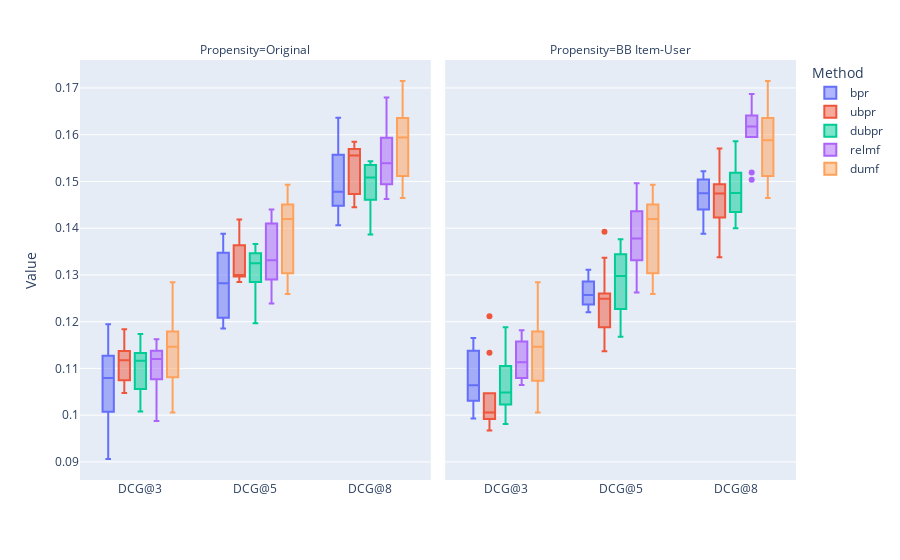

Notebook cell for this chart:
### Markdown cell above
### DCG@K

### Code cell
plot_metric(coat_df, 'coat', 'DCG', methods=methods, propensities=_propensities)

### Figure 1 — Plotly figure (JSON) as saved in the notebook; plotly's stock layout.template omitted (floating-point values rounded to 4 significant figures)
{"data": [{"alignmentgroup": "True", "hovertemplate": "Method=bpr<br>Propensity=Original<br>Metric@K=%{x}<br>Value=%{y}<extra></extra>", "legendgroup": "bpr", "marker": {"color": "#636efa"}, "name": "bpr", "notched": false, "offsetgroup": "bpr", "orientation": "v", "quartilemethod": "exclusive", "showlegend": true, "type": "box", "x": ["DCG@3", "DCG@3", "DCG@3", "DCG@3", "DCG@3", "DCG@3", "DCG@3", "DCG@3", "DCG@3", "DCG@3", "DCG@5", "DCG@5", "DCG@5", "DCG@5", "DCG@5", "DCG@5", "DCG@5", "DCG@5", "DCG@5", "DCG@5", "DCG@8", "DCG@8", "DCG@8", "DCG@8", "DCG@8", "DCG@8", "DCG@8", "DCG@8", "DCG@8", "DCG@8"], "x0": " ", "xaxis": "x", "y": [0.1088, 0.1194, 0.1003, 0.1127, 0.1157, 0.1007, 0.1071, 0.1089, 0.1032, 0.09062, 0.1323, 0.138, 0.1208, 0.1341, 0.1388, 0.1209, 0.1242, 0.1347, 0.1185, 0.1237, 0.1465, 0.1583, 0.148, 0.1557, 0.1636, 0.1476, 0.1448, 0.1503, 0.1436, 0.1406], "y0": " ", "yaxis": "y"}, {"alignmentgroup": "True", "hovertemplate": "Method=bpr<br>Propensity=BB Item-User<br>Metric@K=%{x}<br>Value=%{y}<extra></extra>", "legendgroup": "bpr", "marker": {"color": "#636efa"}, "name": "bpr", "notched": false, "offsetgroup": "bpr", "orientation": "v", "quartilemethod": "exclusive", "showlegend": false, "type": "box", "x": ["DCG@3", "DCG@3", "DCG@3", "DCG@3", "DCG@3", "DCG@3", "DCG@3", "DCG@3", "DCG@3", "DCG@3", "DCG@5", "DCG@5", "DCG@5", "DCG@5", "DCG@5", "DCG@5", "DCG@5", "DCG@5", "DCG@5", "DCG@5", "DCG@8", "DCG@8", "DCG@8", "DCG@8", "DCG@8", "DCG@8", "DCG@8", "DCG@8", "DCG@8", "DCG@8"], "x0": " ", "xaxis": "x2", "y": [0.1138, 0.104, 0.1162, 0.1083, 0.1011, 0.1031, 0.09931, 0.1046, 0.1099, 0.1165, 0.1243, 0.1237, 0.1292, 0.1244, 0.1234, 0.122, 0.127, 0.1286, 0.1285, 0.1311, 0.1443, 0.1476, 0.1504, 0.1477, 0.1388, 0.1403, 0.144, 0.1473, 0.1522, 0.1518], "y0": " ", "yaxis": "y2"}, {"alignmentgroup": "True", "hovertemplate": "Method=ubpr<br>Propensity=Original<br>Metric@K=%{x}<br>Value=%{y}<extra></extra>", "legendgroup": "ubpr", "marker": {"color": "#EF553B"}, "name": "ubpr", "notched": false, "offsetgroup": "ubpr", "orientation": "v", "quartilemethod": "exclusive", "showlegend": true, "type": "box", "x": ["DCG@3", "DCG@3", "DCG@3", "DCG@3", "DCG@3", "DCG@3", "DCG@3", "DCG@3", "DCG@3", "DCG@3", "DCG@5", "DCG@5", "DCG@5", "DCG@5", "DCG@5", "DCG@5", "DCG@5", "DCG@5", "DCG@5", "DCG@5", "DCG@8", "DCG@8", "DCG@8", "DCG@8", "DCG@8", "DCG@8", "DCG@8", "DCG@8", "DCG@8", "DCG@8"], "x0": " ", "xaxis": "x", "y": [0.1059, 0.1077, 0.1176, 0.1075, 0.113, 0.1184, 0.1048, 0.1107, 0.1128, 0.1137, 0.1285, 0.1399, 0.1364, 0.1297, 0.13, 0.1419, 0.1298, 0.1345, 0.13, 0.1291, 0.1466, 0.1557, 0.1558, 0.1585, 0.1554, 0.1569, 0.1473, 0.1581, 0.1486, 0.1445], "y0": " ", "yaxis": "y"}, {"alignmentgroup": "True", "hovertemplate": "Method=ubpr<br>Propensity=BB Item-User<br>Metric@K=%{x}<br>Value=%{y}<extra></extra>", "legendgroup": "ubpr", "marker": {"color": "#EF553B"}, "name": "ubpr", "notched": false, "offsetgroup": "ubpr", "orientation": "v", "quartilemethod": "exclusive", "showlegend": false, "type": "box", "x": ["DCG@3", "DCG@3", "DCG@3", "DCG@3", "DCG@3", "DCG@3", "DCG@3", "DCG@3", "DCG@3", "DCG@3", "DCG@5", "DCG@5", "DCG@5", "DCG@5", "DCG@5", "DCG@5", "DCG@5", "DCG@5", "DCG@5", "DCG@5", "DCG@8", "DCG@8", "DCG@8", "DCG@8", "DCG@8", "DCG@8", "DCG@8", "DCG@8", "DCG@8", "DCG@8"], "x0": " ", "xaxis": "x2", "y": [0.1022, 0.1047, 0.09669, 0.09917, 0.09893, 0.0994, 0.09971, 0.1014, 0.1211, 0.1133, 0.126, 0.1255, 0.1188, 0.1258, 0.118, 0.1137, 0.1193, 0.1242, 0.1393, 0.1337, 0.1486, 0.1489, 0.1428, 0.1463, 0.1383, 0.1338, 0.1423, 0.1494, 0.1571, 0.1538], "y0": " ", "yaxis": "y2"}, {"alignmentgroup": "True", "hovertemplate": "Method=dubpr<br>Propensity=Original<br>Metric@K=%{x}<br>Value=%{y}<extra></extra>", "legendgroup": "dubpr", "marker": {"color": "#00cc96"}, "name": "dubpr", "notched": false, "offsetgroup": "dubpr", "orientation": "v", "quartilemethod": "exclusive", "showlegend": true, "type": "box", "x": ["DCG@3", "DCG@3", "DCG@3", "DCG@3", "DCG@3", "DCG@3", "DCG@3", "DCG@3", "DCG@3", "DCG@3", "DCG@5", "DCG@5", "DCG@5", "DCG@5", "DCG@5", "DCG@5", "DCG@5", "DCG@5", "DCG@5", "DCG@5", "DCG@8", "DCG@8", "DCG@8", "DCG@8", "DCG@8", "DCG@8", "DCG@8", "DCG@8", "DCG@8", "DCG@8"], "x0": " ", "xaxis": "x", "y": [0.1008, 0.1113, 0.1174, 0.1121, 0.117, 0.1018, 0.1124, 0.1133, 0.1056, 0.1059, 0.1197, 0.131, 0.1363, 0.1346, 0.1366, 0.1227, 0.1345, 0.1333, 0.1317, 0.1285, 0.1387, 0.1461, 0.1535, 0.1526, 0.1525, 0.1428, 0.1543, 0.1538, 0.1467, 0.1492], "y0": " ", "yaxis": "y"}, {"alignmentgroup": "True", "hovertemplate": "Method=dubpr<br>Propensity=BB Item-User<br>Metric@K=%{x}<br>Value=%{y}<extra></extra>", "legendgroup": "dubpr", "marker": {"color": "#00cc96"}, "name": "dubpr", "notched": false, "offsetgroup": "dubpr", "orientation": "v", "quartilemethod": "exclusive", "showlegend": false, "type": "box", "x": ["DCG@3", "DCG@3", "DCG@3", "DCG@3", "DCG@3", "DCG@3", "DCG@3", "DCG@3", "DCG@3", "DCG@3", "DCG@5", "DCG@5", "DCG@5", "DCG@5", "DCG@5", "DCG@5", "DCG@5", "DCG@5", "DCG@5", "DCG@5", "DCG@8", "DCG@8", "DCG@8", "DCG@8", "DCG@8", "DCG@8", "DCG@8", "DCG@8", "DCG@8", "DCG@8"], "x0": " ", "xaxis": "x2", "y": [0.1039, 0.1105, 0.1041, 0.1162, 0.09813, 0.09951, 0.1188, 0.1055, 0.1023, 0.11, 0.1272, 0.1377, 0.1231, 0.1344, 0.1227, 0.1167, 0.1352, 0.1323, 0.1168, 0.1324, 0.1475, 0.1586, 0.1411, 0.1575, 0.14, 0.1456, 0.1476, 0.1498, 0.1435, 0.1519], "y0": " ", "yaxis": "y2"}, {"alignmentgroup": "True", "hovertemplate": "Method=relmf<br>Propensity=Original<br>Metric@K=%{x}<br>Value=%{y}<extra></extra>", "legendgroup": "relmf", "marker": {"color": "#ab63fa"}, "name": "relmf", "notched": false, "offsetgroup": "relmf", "orientation": "v", "quartilemethod": "exclusive", "showlegend": true, "type": "box", "x": ["DCG@3", "DCG@3", "DCG@3", "DCG@3", "DCG@3", "DCG@3", "DCG@3", "DCG@3", "DCG@3", "DCG@3", "DCG@5", "DCG@5", "DCG@5", "DCG@5", "DCG@5", "DCG@5", "DCG@5", "DCG@5", "DCG@5", "DCG@5", "DCG@8", "DCG@8", "DCG@8", "DCG@8", "DCG@8", "DCG@8", "DCG@8", "DCG@8", "DCG@8", "DCG@8"], "x0": " ", "xaxis": "x", "y": [0.1163, 0.1126, 0.1036, 0.1148, 0.1114, 0.1137, 0.1077, 0.09873, 0.1138, 0.1096, 0.1421, 0.1297, 0.1273, 0.1393, 0.1362, 0.144, 0.1301, 0.1239, 0.141, 0.129, 0.168, 0.1494, 0.1463, 0.1578, 0.1561, 0.1594, 0.1517, 0.151, 0.1593, 0.1472], "y0": " ", "yaxis": "y"}, {"alignmentgroup": "True", "hovertemplate": "Method=relmf<br>Propensity=BB Item-User<br>Metric@K=%{x}<br>Value=%{y}<extra></extra>", "legendgroup": "relmf", "marker": {"color": "#ab63fa"}, "name": "relmf", "notched": false, "offsetgroup": "relmf", "orientation": "v", "quartilemethod": "exclusive", "showlegend": false, "type": "box", "x": ["DCG@3", "DCG@3", "DCG@3", "DCG@3", "DCG@3", "DCG@3", "DCG@3", "DCG@3", "DCG@3", "DCG@3", "DCG@5", "DCG@5", "DCG@5", "DCG@5", "DCG@5", "DCG@5", "DCG@5", "DCG@5", "DCG@5", "DCG@5", "DCG@8", "DCG@8", "DCG@8", "DCG@8", "DCG@8", "DCG@8", "DCG@8", "DCG@8", "DCG@8", "DCG@8"], "x0": " ", "xaxis": "x2", "y": [0.1117, 0.1064, 0.1077, 0.1158, 0.1104, 0.1182, 0.1127, 0.1109, 0.118, 0.1079, 0.1436, 0.1312, 0.1354, 0.1457, 0.1332, 0.1496, 0.1401, 0.1332, 0.143, 0.1262, 0.1687, 0.1504, 0.1595, 0.1641, 0.1615, 0.1651, 0.1628, 0.1595, 0.1619, 0.1519], "y0": " ", "yaxis": "y2"}, {"alignmentgroup": "True", "hovertemplate": "Method=dumf<br>Propensity=Original<br>Metric@K=%{x}<br>Value=%{y}<extra></extra>", "legendgroup": "dumf", "marker": {"color": "#FFA15A"}, "name": "dumf", "notched": false, "offsetgroup": "dumf", "orientation": "v", "quartilemethod": "exclusive", "showlegend": true, "type": "box", "x": ["DCG@3", "DCG@3", "DCG@3", "DCG@3", "DCG@3", "DCG@3", "DCG@3", "DCG@3", "DCG@3", "DCG@3", "DCG@5", "DCG@5", "DCG@5", "DCG@5", "DCG@5", "DCG@5", "DCG@5", "DCG@5", "DCG@5", "DCG@5", "DCG@8", "DCG@8", "DCG@8", "DCG@8", "DCG@8", "DCG@8", "DCG@8", "DCG@8", "DCG@8", "DCG@8"], "x0": " ", "xaxis": "x", "y": [0.1142, 0.1081, 0.1032, 0.1107, 0.1151, 0.1196, 0.1006, 0.1179, 0.1284, 0.1158, 0.1405, 0.127, 0.1304, 0.1434, 0.1438, 0.1451, 0.1259, 0.1457, 0.1493, 0.1308, 0.1636, 0.1506, 0.1512, 0.1605, 0.1583, 0.1621, 0.1464, 0.1662, 0.1715, 0.1546], "y0": " ", "yaxis": "y"}, {"alignmentgroup": "True", "hovertemplate": "Method=dumf<br>Propensity=BB Item-User<br>Metric@K=%{x}<br>Value=%{y}<extra></extra>", "legendgroup": "dumf", "marker": {"color": "#FFA15A"}, "name": "dumf", "notched": false, "offsetgroup": "dumf", "orientation": "v", "quartilemethod": "exclusive", "showlegend": false, "type": "box", "x": ["DCG@3", "DCG@3", "DCG@3", "DCG@3", "DCG@3", "DCG@3", "DCG@3", "DCG@3", "DCG@3", "DCG@3", "DCG@5", "DCG@5", "DCG@5", "DCG@5", "DCG@5", "DCG@5", "DCG@5", "DCG@5", "DCG@5", "DCG@5", "DCG@8", "DCG@8", "DCG@8", "DCG@8", "DCG@8", "DCG@8", "DCG@8", "DCG@8", "DCG@8", "DCG@8"], "x0": " ", "xaxis": "x2", "y": [0.1142, 0.1074, 0.1032, 0.1107, 0.1151, 0.1196, 0.1006, 0.1179, 0.1284, 0.1158, 0.1405, 0.1268, 0.1304, 0.1434, 0.1438, 0.1451, 0.1259, 0.1457, 0.1493, 0.1308, 0.1636, 0.1504, 0.1512, 0.1594, 0.1583, 0.1621, 0.1464, 0.1662, 0.1715, 0.1546], "y0": " ", "yaxis": "y2"}], "layout": {"annotations": [{"font": {}, "showarrow": false, "text": "Propensity=Original", "x": 0.245, "xanchor": "center", "xref": "paper", "y": 1, "yanchor": "bottom", "yref": "paper"}, {"font": {}, "showarrow": false, "text": "Propensity=BB Item-User", "x": 0.755, "xanchor": "center", "xref": "paper", "y": 1, "yanchor": "bottom", "yref": "paper"}], "boxmode": "group", "legend": {"title": {"text": "Method"}, "tracegroupgap": 0}, "margin": {"t": 60}, "xaxis": {"anchor": "y", "domain": [0, 0.49], "title": {"text": ""}}, "xaxis2": {"anchor": "y2", "domain": [0.51, 1], "matches": "x", "title": {"text": ""}}, "yaxis": {"anchor": "x", "domain": [0, 1], "title": {"text": "Value"}}, "yaxis2": {"anchor": "x2", "domain": [0, 1], "matches": "y", "showticklabels": false}}}
